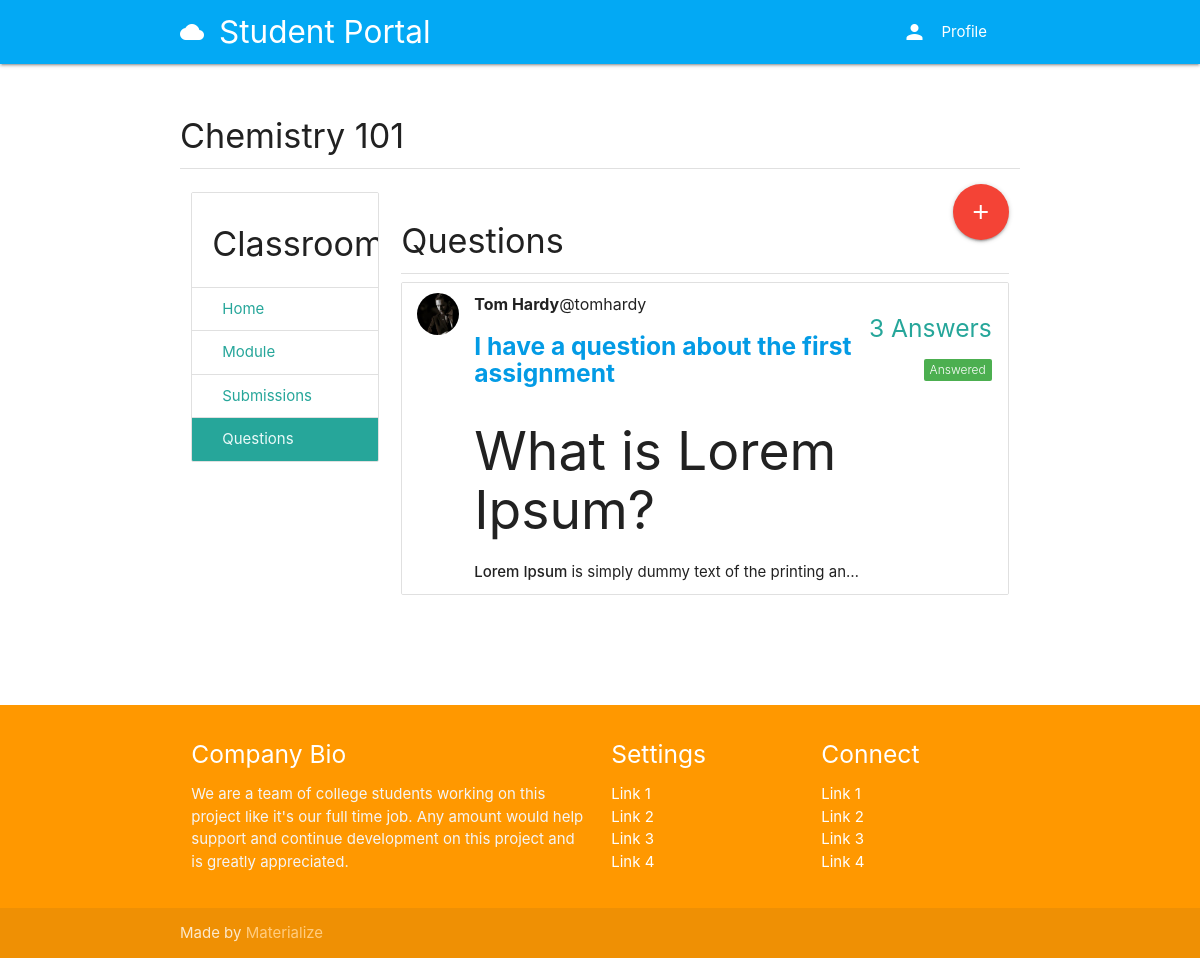
/course/fc336498-2d0a-4e61-ae8b-1f57174ee38d/questions, run on the app's committed database.
### classroom/models.py (models this page shows, shortened)
class Course(models.Model):
	id = models.UUIDField(primary_key=True, default=uuid.uuid4, editable=False)
	picture = models.ImageField(upload_to=user_directory_path)
	title = models.CharField(max_length=200)
	description = models.CharField(max_length=300)
	category = models.ForeignKey(Category, on_delete=models.CASCADE)
	syllabus = RichTextField()
	user = models.ForeignKey(User, on_delete=models.CASCADE, related_name='course_owner')
	enrolled = models.ManyToManyField(User)
	modules = models.ManyToManyField(Module)
	questions = models.ManyToManyField(Question)

### question/models.py (models this page shows, shortened)
class Question(models.Model):
	user = models.ForeignKey(User, on_delete=models.CASCADE, related_name='question_user')
	title = models.CharField(max_length=300)
	body = RichTextField()
	created_date = models.DateTimeField(auto_now_add=True)
	update_date = models.DateTimeField(auto_now_add=True)
	has_accepted_answer = models.BooleanField(default=False)
	def get_answers_count(self):
		return Answer.objects.filter(question=self).count()

### authy/models.py (models this page shows, shortened)
class Profile(models.Model):
	user = models.OneToOneField(User, on_delete=models.CASCADE, related_name='profile')
	location = models.CharField(max_length=50, null=True, blank=True)
	url = models.CharField(max_length=80, null=True, blank=True)
	profile_info = models.TextField(max_length=150, null=True, blank=True)
	created = models.DateField(auto_now_add=True)
	picture = models.ImageField(upload_to=user_directory_path_profile, blank=True, null=True, verbose_name='Picture')
	banner = models.ImageField(upload_to=user_directory_path_banner, blank=True, null=True, verbose_name='Banner')

### question/views.py (the view)
# urls.py: path('<course_id>/questions', Questions, name='questions'),
def Questions(request, course_id):
	course = get_object_or_404(Course, id=course_id)
	questions = course.questions.all()
	paginator = Paginator(questions, 10)
	page_number = request.GET.get('page')
	questions_data = paginator.get_page(page_number)
	context = {
		'course': course,
		'questions': questions_data,
	}
	return render(request, 'question/questions.html', context)

### authy/views.py (called while the page is built)
def SideNavInfo(request):
	user = request.user
	nav_profile = None
	if user.is_authenticated:
		nav_profile = Profile.objects.get(user=user)
	return {'nav_profile': nav_profile}

### direct/views.py (called while the page is built)
def CheckDirects(request):
    directs_count = 0
    if request.user.is_authenticated:
        directs_count = Message.objects.filter(user=request.user, is_read=False).count()
    return {'directs_count': directs_count}

### student_portal/templates/question/questions.html (shortened to what this page needs)
{% extends 'base.html' %}
{% load static %}
{% block content %}
<div class="section">
	<h4>{{ course.title }}</h4>
	<div class="divider"></div>
</div>
<div class="row">
<div class="col s3">
      <ul class="collection with-header">
        <li class="collection-header"><h4>Classroom</h4></li>
        <a href="{% url 'course' course.id %}" class="collection-item">Home</a>
        <a href="{% url 'modules' course.id %}" class="collection-item">Module</a>
        <a href="{% url 'submissions' course.id %}" class="collection-item">Submissions</a>
        <a href="{% url 'questions' course.id %}" class="collection-item active">Questions</a>
      </ul>
</div>
<div class="col s9">
  <a href="{% url 'new-student-question' course.id %}" class="btn-floating btn-large waves-effect waves-light red right"><i class="material-icons">add</i></a>
  <div class="section">
    <h4>Questions</h4>
    <div class="divider"></div>
    <ul class="collection">
    {% for question in questions %}
    <li class="collection-item avatar">
      {% if question.user.profile.picture %}
        <img src="{{ question.user.profile.picture.url }}" class="circle responsive-img">
      {% else %}
        <img src="{% static 'img/no_avatar.jpg' %}" class="circle responsive-img">
      {% endif %}
      <span class="title"><b>{{ question.user.get_full_name }}</b>@{{ question.user.username }}</span>
      <a href="{% url 'question-detail' course.id question.id %}"><h5><b>{{ question.title }}</b></h5></a>
      <p>{{ question.body | safe | truncatechars:110 }}</p>
      <div class="secondary-content">
        <h5>{{ question.get_answers_count }} Answers</h5>
        <h5>
          {% if question.has_accepted_answer == True %}
            <span class="new badge green" data-badge-caption="Answered"></span>
          {% else %}
            <span class="new badge orange" data-badge-caption="Unanswered"></span>
          {% endif %}
        </h5>
      </div>
    </li>
    {% endfor %}
    </ul>
    <div class="col s12 m12 center-align">
    </div>
  </div>
</div>
</div>
{% endblock %}

### data on the page
Course: title "Chemistry 101"
Question: user.profile.picture (placeholder picture), user.get_full_name "Tom Hardy", user.username "tomhardy", title "I have a question about the first assignment", body "What is Lorem Ipsum? Lorem Ipsum is simply dummy text of the printing an…", get_answers_count "3", has_accepted_answer True (drawn)
